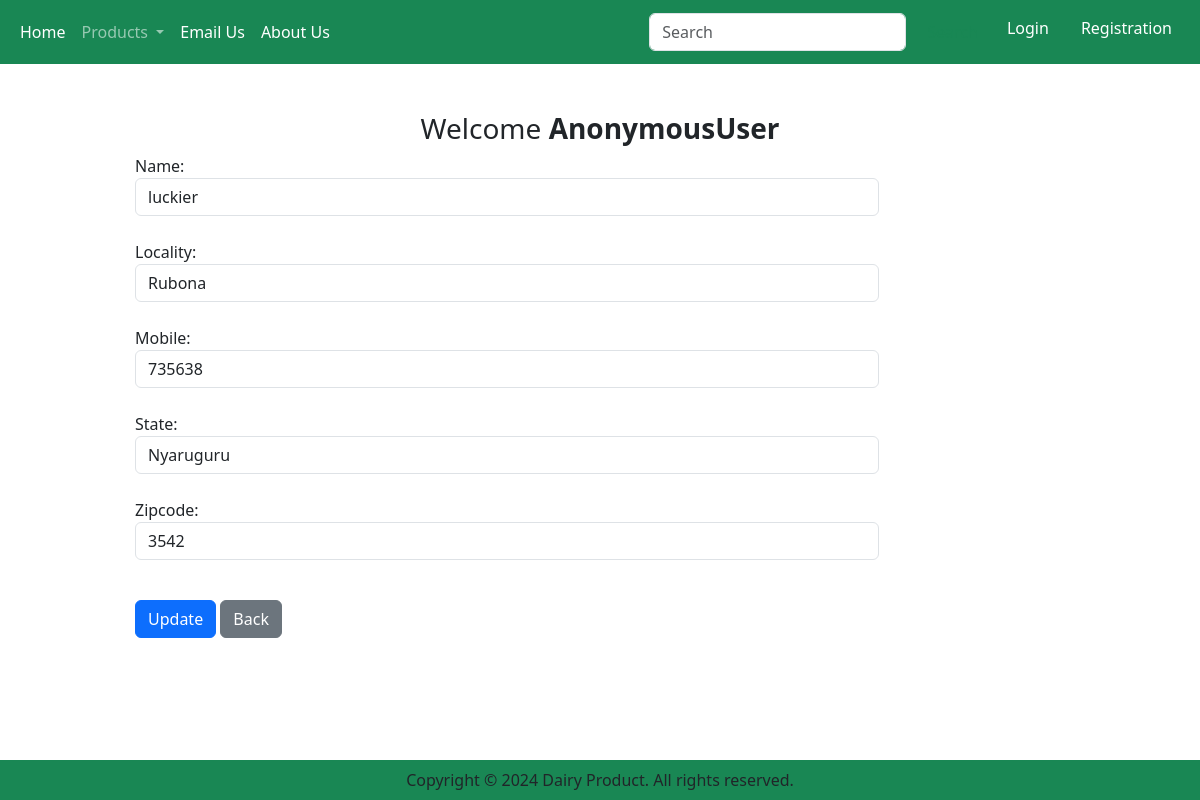
Page /updateAddress/10 on the committed database.
### app/models.py (models this page shows, shortened)
class Customer(models.Model):
    user = models.ForeignKey(User, on_delete=models.CASCADE)
    name = models.CharField(max_length=100)
    locality = models.CharField(max_length=100)
    city = models.CharField(max_length=100)
    mobile = models.IntegerField(default=0)
    zipcode = models.IntegerField(default=0)
    state = models.CharField(choices=STATE_CHOICES, max_length=100)

### app/views.py (the view, shortened to what this page needs)
# urls.py: path('updateAddress/<int:pk>',views.updateAddress.as_view(), name='updateAddress'),
class updateAddress(View):
    def get(self, request,pk):
        add = Customer.objects.get(pk=pk)
        form= CustomerProfileForm(instance=add)
        return render(request, 'app/updateAddress.html',locals())

### app/forms.py
class CustomerProfileForm(forms.ModelForm):
    class Meta:
        model = Customer
        fields = ['name', 'locality', 'mobile', 'state','zipcode']
        widgets = {
            'name': forms.TextInput(attrs={'class':'form-control', 'placeholder':'Name'}),
            'locality': forms.TextInput(attrs={'class':'form-control', 'placeholder':'Locality'}),
           'mobile': forms.TextInput(attrs={'class':'form-control', 'placeholder':'Mobile'}),
           'state': forms.Select(attrs={'class':'form-control', 'placeholder':'State'}),
            'zipcode': forms.NumberInput(attrs={'class':'form-control', 'placeholder':'Zipcode'}),
        }

### app/templates/app/updateAddress.html (shortened to what this page needs)
{% extends 'app/base.html' %}
{% load static %}
{% block main-content %}
<div class="container my-5">
    <div class="row">
        <h3 style="text-align: center;"> Welcome <span class="text-capitalize"><b>{{request.user}}</b></span></h3>
    </div>
    <div class="col-sm-8 offset-sm-1">
        <form action="" method="POST">
            {% for fm in form%}
                 {{ fm.label_tag }} {{fm}} <small class="text-danger">{{fm.errors | striptags}}</small> <br>
            {% endfor %}
            <div class="col-12 mt-3">
                <button type="submit" class="btn btn-primary">Update</button>
                <a href="{% url 'address' %}" class="btn btn-secondary">Back</a>
            </div>
        </form>
    </div>
</div>
{% endblock main-content %}

### rows in the picture
Customer: form "luckier" "Rubona" "735638" "Nyaruguru" "3542"

### other values in the picture
{{ request.user }} "AnonymousUser"
{{ fm.label_tag }} "Name:" "Locality:" "Mobile:" "State:" "Zipcode:"
